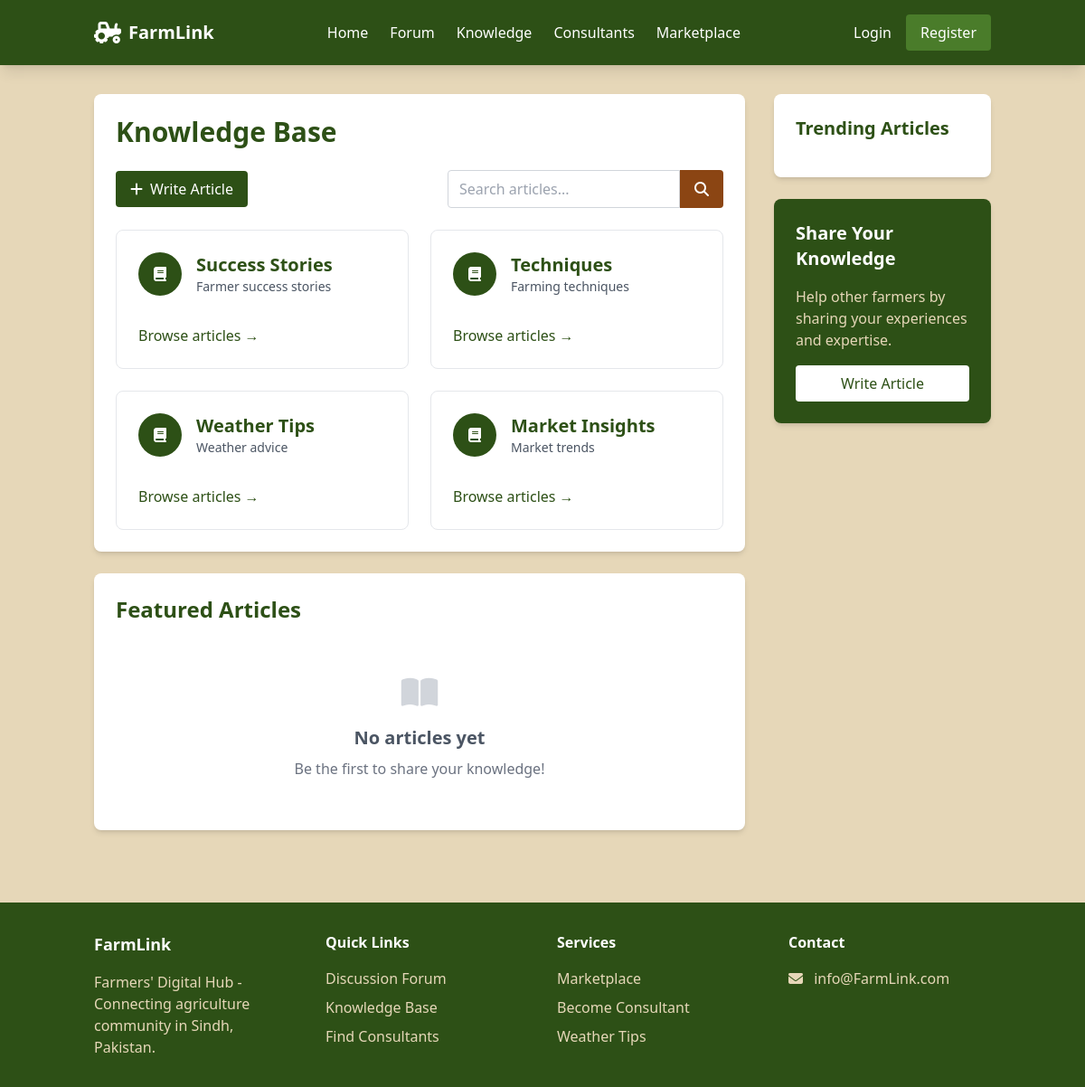
/knowledge, run on the app's committed database.
### models.py (models this page shows)
class Category(db.Model):
    id = db.Column(db.Integer, primary_key=True)
    name = db.Column(db.String(50), nullable=False)
    description = db.Column(db.Text)
    type = db.Column(db.String(20))
    parent_id = db.Column(db.Integer, db.ForeignKey('category.id'), nullable=True)
    subcategories = db.relationship('Category', backref=db.backref('parent', remote_side=[id]))

### app.py (the view)
@app.route('/knowledge')
def knowledge_base():
    categories = Category.query.filter_by(type='blog').all()
    trending_posts = Post.query.filter_by(post_type='blog', is_approved=True).order_by(Post.likes.desc()).limit(5).all()
    return render_template('knowledge/base.html', categories=categories, trending_posts=trending_posts)

### templates/knowledge/base.html (shortened to what this page needs)
{% extends "base.html" %}
{% block content %}
<div class="container mx-auto px-4 py-8">
    <div class="flex flex-col lg:flex-row gap-8">
        <div class="lg:w-3/4">
            <div class="bg-white rounded-lg shadow-md p-6 mb-6">
                <h1 class="text-3xl font-bold text-farm-green mb-6">Knowledge Base</h1>
                <div class="flex justify-between items-center mb-6">
                    <a href="{{ url_for('new_knowledge_post') }}" class="bg-farm-green text-white px-4 py-2 rounded hover:bg-farm-light-green transition">
                        <i class="fas fa-plus mr-2"></i>Write Article
                    </a>
                    <form action="{{ url_for('search') }}" method="GET" class="flex">
                        <input type="text" name="q" placeholder="Search articles..."
                               class="px-3 py-2 border border-gray-300 rounded-l focus:outline-none focus:border-farm-green">
                        <button type="submit" class="bg-farm-brown text-white px-4 py-2 rounded-r hover:bg-farm-green transition">
                            <i class="fas fa-search"></i>
                        </button>
                    </form>
                </div>
                <div class="grid grid-cols-1 md:grid-cols-2 gap-6">
                    {% for category in categories %}
                    <div class="border border-gray-200 rounded-lg p-6 hover:shadow-md transition">
                        <div class="flex items-center mb-4">
                            <div class="bg-farm-green w-12 h-12 rounded-full flex items-center justify-center mr-4">
                                <i class="fas fa-book text-white"></i>
                            </div>
                            <div>
                                <h3 class="text-xl font-bold text-farm-green">{{ category.name }}</h3>
                                <p class="text-gray-600 text-sm">{{ category.description }}</p>
                            </div>
                        </div>
                        <a href="#" class="inline-block mt-4 text-farm-green hover:underline">
                            Browse articles →
                        </a>
                    </div>
                    {% endfor %}
                </div>
            </div>
            <div class="bg-white rounded-lg shadow-md p-6">
                <h2 class="text-2xl font-bold text-farm-green mb-6">Featured Articles</h2>
                <div class="space-y-6">
                    {% for post in trending_posts %}
                    <div class="border-b pb-6 last:border-b-0">
                        <h3 class="text-xl font-bold text-farm-green mb-2">
                            <a href="{{ url_for('knowledge_post', post_id=post.id) }}" class="hover:underline">
                                {{ post.title }}
                            </a>
                        </h3>
                        <p class="text-gray-600 mb-3">{{ post.content[:150] }}...</p>
                        <div class="flex justify-between items-center text-sm text-gray-500">
                            <div class="flex items-center space-x-4">
                                <span class="flex items-center">
                                    <i class="fas fa-user mr-1"></i>
                                    {{ post.author.name }}
                                </span>
                                <span class="flex items-center">
                                    <i class="fas fa-calendar mr-1"></i>
                                    {{ post.created_at.strftime('%B %d, %Y') }}
                                </span>
                                <span class="flex items-center">
                                    <i class="fas fa-thumbs-up mr-1"></i>
                                    {{ post.likes }} likes
                                </span>
                            </div>
                            <a href="{{ url_for('knowledge_post', post_id=post.id) }}" class="text-farm-green hover:underline">
                                Read more →
                            </a>
                        </div>
                    </div>
                    {% else %}
                    <div class="text-center py-8">
                        <i class="fas fa-book-open text-gray-300 text-4xl mb-4"></i>
                        <h3 class="text-xl font-bold text-gray-600 mb-2">No articles yet</h3>
                        <p class="text-gray-500">Be the first to share your knowledge!</p>
                    </div>
                    {% endfor %}
                </div>
            </div>
        </div>
        <div class="lg:w-1/4">
            <div class="bg-white rounded-lg shadow-md p-6 mb-6">
                <h3 class="text-xl font-bold text-farm-green mb-4">Trending Articles</h3>
            </div>
            <div class="bg-farm-green text-white rounded-lg shadow-md p-6">
                <h3 class="text-xl font-bold mb-4">Share Your Knowledge</h3>
                <p class="text-farm-tan mb-4">Help other farmers by sharing your experiences and expertise.</p>
                <a href="{{ url_for('new_knowledge_post') }}" class="block bg-white text-farm-green text-center py-2 rounded hover:bg-farm-tan transition">
                    Write Article
                </a>
            </div>
        </div>
    </div>
</div>
{% endblock %}

### data on the page
Category: name "Success Stories", description "Farmer success stories"
Category: name "Techniques", description "Farming techniques"
Category: name "Weather Tips", description "Weather advice"
Category: name "Market Insights", description "Market trends"
